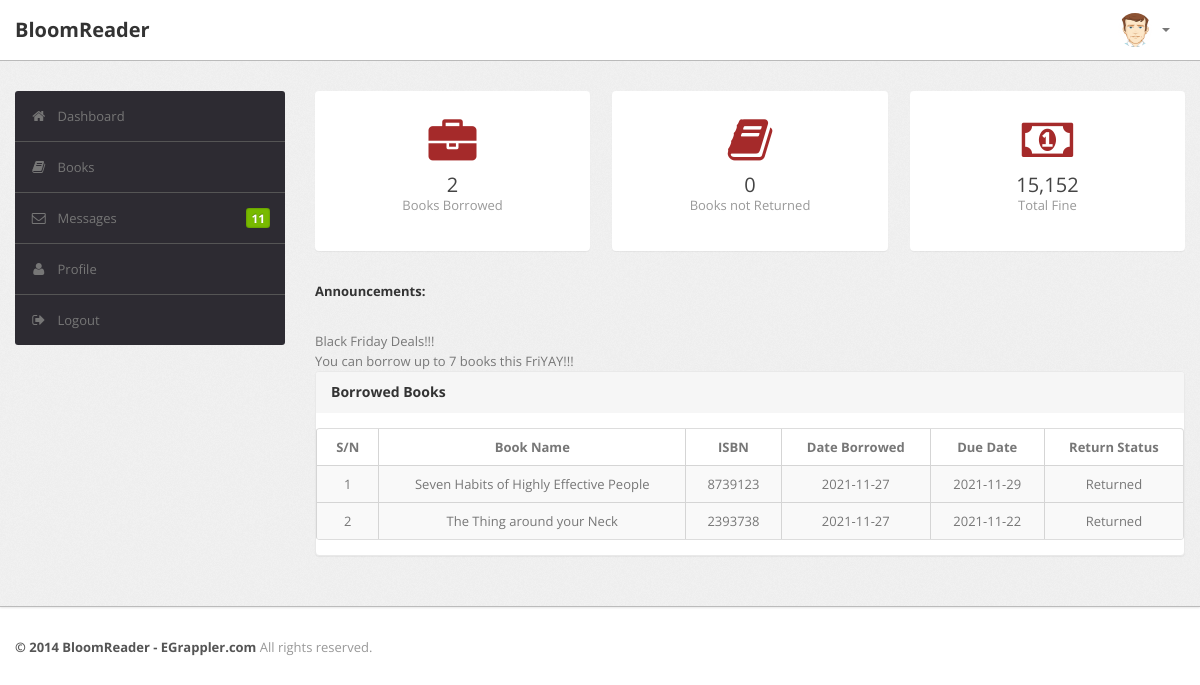
Page / (signed in) on the committed database.
### tables this page shows
CREATE TABLE IF NOT EXISTS `announcements` (
  `ID` int NOT NULL AUTO_INCREMENT,
  `ADMIN` varchar(50) NOT NULL,
  `SUBJECT` varchar(120) NOT NULL,
  `CONTENT` varchar(500) NOT NULL,
  `DATE` date NOT NULL,
  PRIMARY KEY (`ID`)
);

CREATE TABLE IF NOT EXISTS `issuedbooks` (
  `ID` int NOT NULL AUTO_INCREMENT,
  `BookID` int NOT NULL,
  `ClientID` int NOT NULL,
  `DateIssued` date NOT NULL,
  `DueDate` date NOT NULL,
  `ReturnStatus` int NOT NULL DEFAULT '0',
  `ReturnDate` date NOT NULL,
  `Fine` int NOT NULL,
  PRIMARY KEY (`ID`)
);

CREATE TABLE IF NOT EXISTS `books` (
  `ID` int NOT NULL AUTO_INCREMENT,
  `BookName` text NOT NULL,
  `ISBN` int NOT NULL,
  `AuthorID` int NOT NULL,
  `CategoryID` int NOT NULL,
  `PRICE` int NOT NULL,
  `RegDate` date NOT NULL,
  `STATUS` int NOT NULL,
  `LastUPDATED` date NOT NULL,
  PRIMARY KEY (`ID`)
);

### index.php (the view, shortened to what this page needs)
<?php
include ("connect.php");
$id=$_SESSION['userid'];
?>
<!DOCTYPE html>
<html lang="en">
<head>
    <head>
        <link type="text/css" href="bootstrap/css/bootstrap.min.css" rel="stylesheet">
        <link type="text/css" href="bootstrap/css/bootstrap-responsive.min.css" rel="stylesheet">
        <link type="text/css" href="css/theme.css" rel="stylesheet">
        <link type="text/css" href="images/icons/css/font-awesome.css" rel="stylesheet">
    </head>
    <body>
    <div class="navbar navbar-fixed-top">
        <?php include ("navbar.php");?>
    </div>
        <div class="wrapper">
            <div class="container">
                <div class="row">
                    <div class="span3">
                        <?php include ("sidebar.php");?>
                    </div>
                    <div class="span9">
                        <div class="content">
                            <?php
                                $sql = "SELECT * FROM ISSUEDBOOKS WHERE `ClientID` = '$id' ";
                                            if ($result = mysqli_query ($conn, $sql)){
                                               $issuedcount = mysqli_num_rows ($result);
                                            }
                                $sql1 = "SELECT * FROM ISSUEDBOOKS WHERE `ClientID` = '$id' AND `ReturnStatus` = '0' ";
                                            if ($result = mysqli_query ($conn, $sql1)){
                                               $notReturned = mysqli_num_rows ($result);
                                            }
                            ?>
                            <div class="btn-controls">
                                <div class="btn-box-row row-fluid">
                                    <a href="#" class="btn-box big span4"><i class=" icon-briefcase"></i><b><?php echo $issuedcount; ?></b>
                                       <p class="text-muted">
                                            Books Borrowed</p>
                                    </a><a href="#" class="btn-box big span4"><i class="icon-book"></i><b><?php echo $notReturned; ?></b>
                                        <p class="text-muted">
                                            Books not Returned</p>
                                    </a><a href="#" class="btn-box big span4"><i class="icon-money"></i><b>15,152</b>
                                        <p class="text-muted">
                                            Total Fine</p>
                                    </a>
                                </div>
                            </div>
                            <div class="">
                                <?php
                                    $sql = "SELECT * from announcements order by `ID` desc";
                                    $result = $conn->query($sql);
                                        while ($row = mysqli_fetch_assoc($result)){
                                            $subject = $row['SUBJECT'];
                                            $content = $row['CONTENT'];
                                                if (mysqli_num_rows($result)>0){
                                                echo "<h5>Announcements:</h5><br>$subject<br>$content";
                                            }
                                        }
                                ?>
                            </div>
                            <div class="module">
                                <div class="module-head">
                                    <h3>Borrowed Books</h3>
                                </div>
                                <div class="module-body table">
                                    <table cellpadding="0" cellspacing="0" border="0" class="table table-bordered table-striped"
                                        width="100%">
                                        <thead>
                                            <tr>
                                                <th style="text-align: center;">S/N</th>
                                                <th style="text-align: center;">Book Name</th>
                                                <th style="text-align: center;">ISBN</th>
                                                <th style="text-align: center;">Date Borrowed</th>
                                                <th style="text-align: center;">Due Date</th>
                                                <th style="text-align: center;">Return Status</th>
                                            </tr>
                                        </thead>
                                        <?php
                                            $serial = 1;
                                            $sql = "SELECT books.BookName, books.ISBN, issuedbooks.DateIssued, issuedbooks.DueDate, issuedbooks.ReturnStatus FROM ISSUEDBOOKS join CLIENTS on issuedbooks.ClientID = clients.ID join BOOKS on issuedbooks.BookID = books.ID WHERE clients.ID = '$id'
                                                order by issuedbooks.ID ";
                                            $result = $conn->query($sql);
                                            while($row = mysqli_fetch_assoc($result)) {
                                                 $book =  $row['BookName'];
                                                 $isbn =  $row['ISBN'];
                                                 $date =  $row['DateIssued'];
                                                 $due =  $row['DueDate'];
                                                 $status = $row['ReturnStatus'];
                                        ?>
                                        <tbody>
                                            <tr class="odd gradeX">
                                                <td style="text-align: center;"><?php echo $serial; ?></td>
                                                <td style="text-align: center;"><?php echo $book; ?></td>
                                                <td style="text-align: center;"><?php echo $isbn; ?></td>
                                                <td style="text-align: center;"><?php echo $date; ?></td>
                                                <td style="text-align: center;"><?php echo $due; ?></td>
                                                <td style="text-align: center;"><?php
                                                 if ($status == 1){echo ("Returned");}
                                                 ?></td>
                                            </tr>
                                        </tbody>
                                        <?php $serial++;
                                            } ?>
                                    </table>
                                </div>
                            </div>
                        </div>
                    </div>
                </div>
            </div>
        </div>
        <div class="footer">
            <div class="container">
                <b class="copyright">&copy; 2014 BloomReader - EGrappler.com </b>All rights reserved.
            </div>
        </div>
    </body>

### css/theme.css (style rules this page uses)
body { font-size: 13px; font-family: 'Open Sans', Arial, sans-serif; background: #fff; color: #777 }
h1, h2, h3, h4, h5, h6 { color: #333; margin-top: 0 }
h3 { font-size: 20px }
h5 { font-size: 13px }
strong, b { color: #555 }
.text-muted { color: #999; }
.wrapper { background: url(../images/bg.png) #eee; border-bottom: 1px solid #bbb; -webkit-box-shadow: 0 1px 2px rgba(0,0,0,0.1); -moz-box-shadow: 0 1px 2px rgba(0,0,0,0.1); box-shadow: 0 1px 2px rgba(0,0,0,0.1); padding: 30px 0 }
.footer { color: #999; padding: 30px 0 60px }
body [class^="icon-"], body [class*=" icon-"] { font-size: 14px; line-height: 20px; height: 20px }
.module { background: #fff; -webkit-border-radius: 3px; -moz-border-radius: 3px; border-radius: 3px; border: 1px solid #ccc; border-bottom-color: #bbb; -webkit-box-shadow: 0 0 1px rgba(0,0,0,0.2); -moz-box-shadow: 0 0 1px rgba(0,0,0,0.2); box-shadow: 0 0 1px rgba(0,0,0,0.2); margin-bottom: 30px }
.navbar { position: static!important; margin: 0!important }
.btn, .btn-box { -webkit-border-radius: 3px; -moz-border-radius: 3px; border-radius: 3px }
.btn [class^="icon-"], .btn-box [class^="icon-"], .btn [class*=" icon-"], .btn-box [class*=" icon-"] { min-width: 16px; text-align: center; display: inline-block!important }
.btn-box { margin-bottom: 20px; background-color: #fff; border: 1px solid transparent; border-radius: 4px; -webkit-box-shadow: 0 1px 1px rgba(0,0,0,.05); box-shadow: 0 1px 1px rgba(0,0,0,.05); text-align: center; text-decoration: none!important; padding: 25px 0; margin: 0 0 30px }
.btn-box i, .btn-box b { display: block }
.btn-box b { color: #444; font-size: 20px; font-weight:normal; margin-top: 5px; text-shadow: 0 1px 0 #fff }
.btn-box i { font-size: 36px; line-height: 36px; height: 36px; color: brown; -webkit-transition: all .2s ease-in-out; -moz-transition: all .2s ease-in-out; transition: all .2s ease-in-out; }
.btn-box.big b { margin-top: 10px }
.btn-box.big i { font-size: 48px; line-height: 48px; height: 48px }
.table { margin-bottom: 0 }
.table th, .table td { border-color: #d5d5d5!important }
.table-bordered thead:first-child tr:first-child>th:first-child, .table-bordered tbody:first-child tr:first-child>td:first-child { -webkit-border-top-left-radius: 2px; -moz-border-radius-topleft: 2px; border-top-left-radius: 2px }
.table-bordered thead:first-child tr:first-child>th:last-child, .table-bordered tbody:first-child tr:first-child>td:last-child { -webkit-border-top-right-radius: 2px; -moz-border-radius-topright: 2px; border-top-right-radius: 2px }
.table-bordered thead:last-child tr:last-child>th:first-child, .table-bordered tbody:last-child tr:last-child>td:first-child, .table-bordered tfoot:last-child tr:last-child>td:first-child { -webkit-border-bottom-left-radius: 2px; -moz-border-radius-bottomleft: 2px; border-bottom-left-radius: 2px }
.table-bordered thead:last-child tr:last-child>th:last-child, .table-bordered tbody:last-child tr:last-child>td:last-child, .table-bordered tfoot:last-child tr:last-child>td:last-child { -webkit-border-bottom-right-radius: 2px; -moz-border-radius-bottomright: 2px; border-bottom-right-radius: 2px }
.module { box-shadow: 0 0 3px rgba(0,0,0,.1); border-color: #e9e9e9; margin-bottom: 20px; background-color: #fff; border-radius: 4px; -webkit-box-shadow: 0 1px 1px rgba(0,0,0,.05); box-shadow: 0 1px 1px rgba(0,0,0,.05); }
.module-head { color: #767676; background-color: #f6f6f6; border-color: #e9e9e9; padding: 10px 15px; border-bottom: 1px solid transparent; border-top-right-radius: 3px; border-top-left-radius: 3px; }
.module-head h3 { font-size: 14px; line-height: 20px; height: 20px; margin: 0 }
.module-body { padding: 15px }
.module-body.table { padding: 15px 0 }
.module-body.table .table th, .module-body.table .table td { padding-left: 15px; padding-right: 15px }

### rows in the picture
announcements: SUBJECT "Black Friday Deals!!!", CONTENT "You can borrow up to 7 books this FriYAY!!!"
issuedbooks: BookID.BookName "Seven Habits of Highly Effective People", BookID.ISBN "8739123", DateIssued "2021-11-27", DueDate "2021-11-29", ReturnStatus "Returned"
issuedbooks: BookID.BookName "The Thing around your Neck", BookID.ISBN "2393738", DateIssued "2021-11-27", DueDate "2021-11-22", ReturnStatus "Returned"

### other values in the picture
$issuedcount "2"
$notReturned "0"
